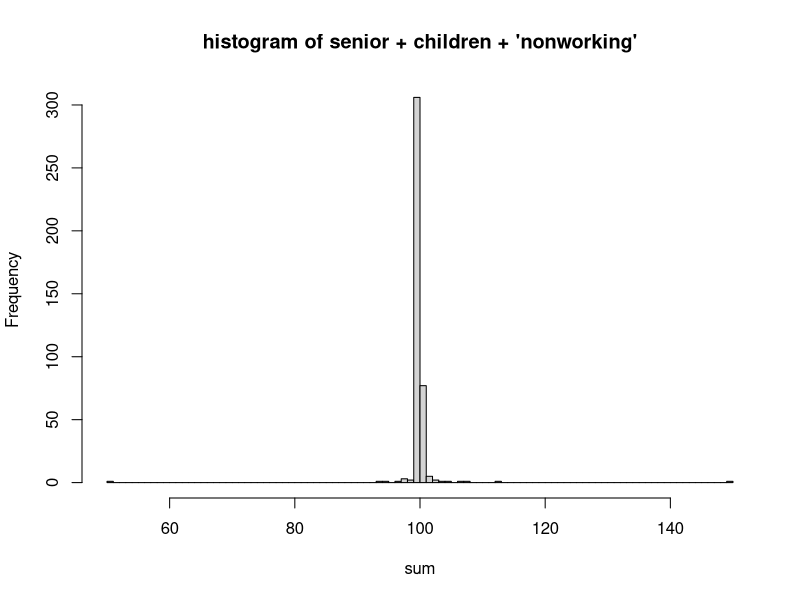
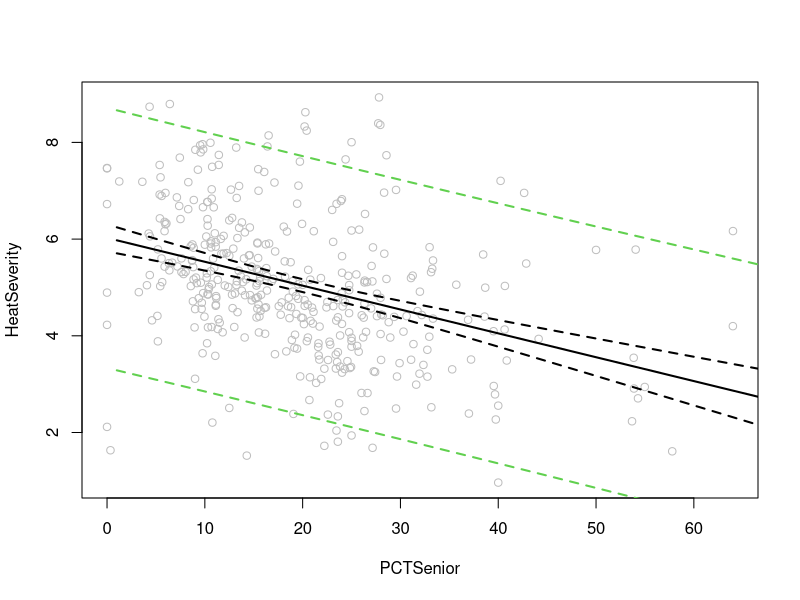
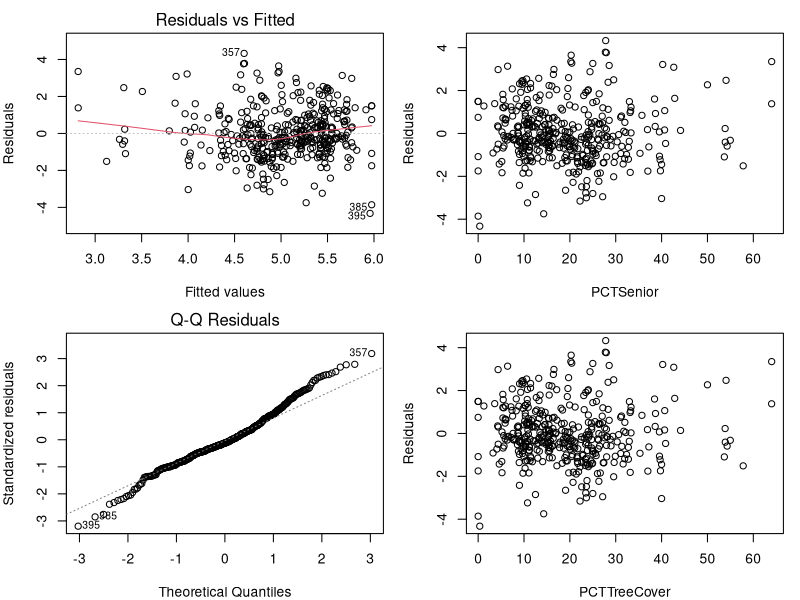
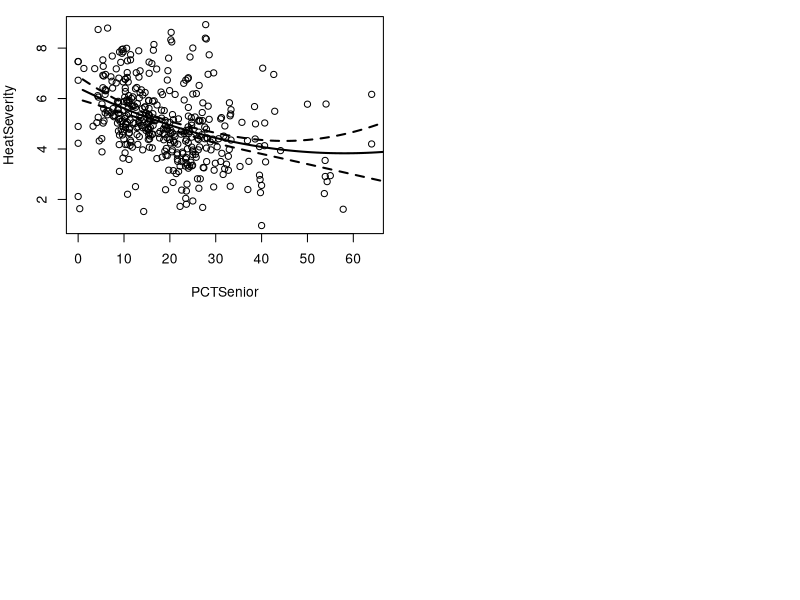
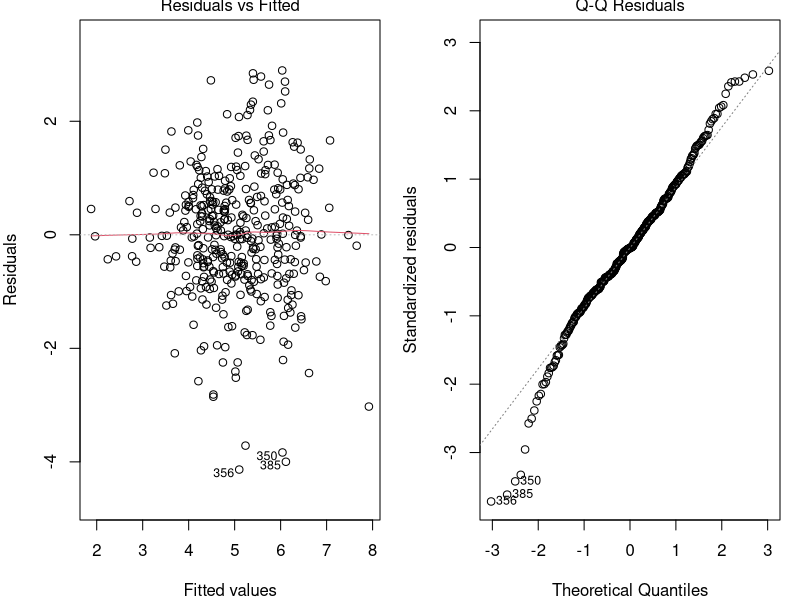
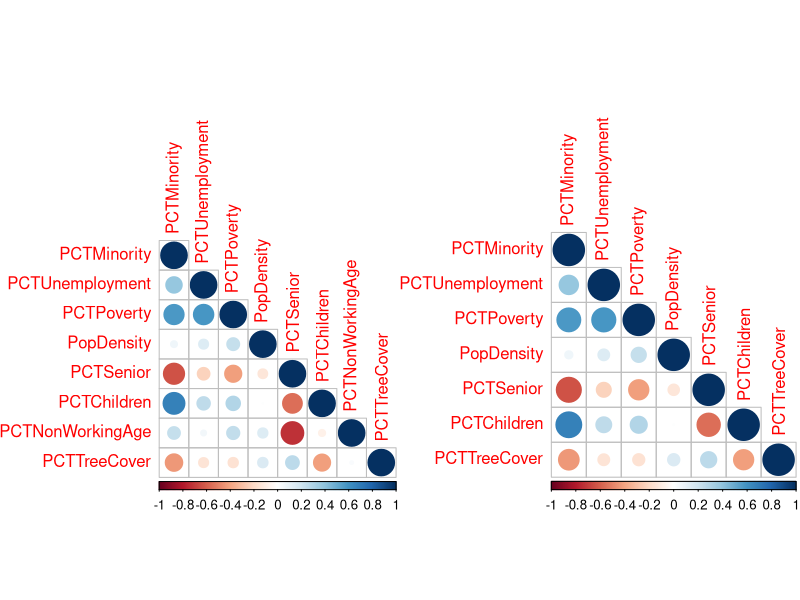
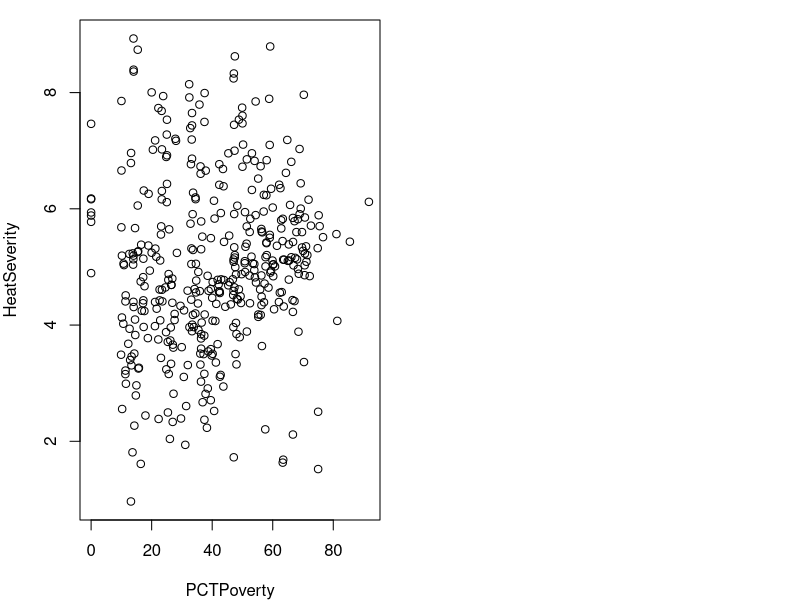

Write the R code that produced these figures, in order.
rm(list=ls())

# read file
trees_data <-read.csv("./Datasets/Tree_Equity_Scores_Tucson.csv")

# remove row indices where population is 0
zero_pop <- which(trees_data$RAWTotalPop == 0)
na_pop <- which(is.na(trees_data$RAWTotalPop))

trees_narm <- trees_data[-c(zero_pop, na_pop),]

# write it into a new file for use in future sessions
write.csv(trees_narm, file = './Datasets/Tree_Equity_Scores_Tucson_noNA.csv')

# plot percentage of people not working (senior, children, nonworking adults)
hist(rowSums(trees_narm[, c("PCTSenior", "PCTChildren", "PCTNonWorkingAge")]),
     xlab = 'sum', main = "histogram of senior + children + 'nonworking'", breaks = 100)

# see how heat severity relates to percent elderly
plot(HeatSeverity ~ PCTSenior, data = trees_narm, col = "gray")
fit_slr <- lm(HeatSeverity ~ PCTSenior, data = trees_narm)
pred_slr <- predict(fit_slr, newdata = data.frame(PCTSenior = seq(0,100,1)),
                    interval = 'confidence')
matlines(pred_slr, lty = c(1,2,2), col = 1, lwd = 2)

# using a diff trendline to measure uncertainty
# Working - Hotelling procedure: will learn later
# Measures overall trend rather than specific predictor values

# A new confidence interval for trying to predict for a new observation:
pred_new <- predict(fit_slr, newdata = data.frame(PCTSenior = seq(0,100,1)),
                    interval = 'prediction')
matlines(pred_new, lty = c(0,2,2), col = 3, lwd = 2)

# summarize fit
summary(fit_slr)

# 95% CI for regression coeffs
coef(fit_slr)
confint(fit_slr)
slope <-coef(fit_slr)[2][[1]]

10*slope

# Diagnostic plots reveal potential violation of assumptions
layout(matrix(1:4, 2, 2))
par(mar = c(4, 4, 2, 1))
# Check Linearity assumption: residuals v fitted and Normal Q-Q
?plot.lm()
plot(fit_slr, which = c(1, 2)) # we see systematic overpredicting at tails, underpredicting at center; suggests curvy shape over line
                               # we see heavy tails on QQ to suggest this is not normal
# PCTSenior 
plot(trees_narm$PCTSenior, 
     fit_slr$residuals, 
     xlab = "PCTSenior",
     ylab = "Residuals")
# PCTTreeCover underestimates as percentage increases
plot(trees_narm$PCTSenior, 
     fit_slr$residuals, 
     xlab = "PCTTreeCover",
     ylab = "Residuals")

# To address nonlinearity, let's try a more flexible relationship (2nd degree poly)
fit_slr2 <- lm(HeatSeverity ~ poly(PCTSenior, 2), data = trees_narm)
par(mar = c(4,4,1,1))
plot(HeatSeverity ~ PCTSenior, data = trees_narm)
pred_slr2 <- predict(fit_slr2, newdata = data.frame(PCTSenior = seq(0, 100, 1)),
                     interval = "confidence")
matlines(pred_slr2, lty = c(1, 2, 2), col = "black", lwd = 2)

#########################################################
# What about all those other variables?
sub_vars <- c("PCTMinority", "PCTUnemployment", "PCTPoverty", "PopDensity",
              "PCTSenior", "PCTChildren", "PCTNonWorkingAge",
              "HeatSeverity", "PCTTreeCover")
# create df with multiple vars and do mlr fit
trees_MVR <- trees_narm[, sub_vars]
head(trees_MVR)
fit_full <- lm(HeatSeverity ~ ., data = trees_MVR)
summary(fit_full)
# consult diagnostics for linearity assumption
layout(matrix(1:2, 1, 2))
plot(fit_full, which = 1:2) # linear residuals
                            # QQ a little sus, but usually this is ok if residuals are fine.

# Multicollinearity
X_full <- model.matrix(fit_full)
corrplot :: corrplot(cor(X_full[,-1]),
                     type = 'lower')
car::vif(fit_full)
# removing these unnecessary predictors
fit_noWA <- lm(HeatSeverity ~ . - PCTNonWorkingAge,
              data = trees_MVR)
X_noWA <- model.matrix(fit_noWA)
corrplot::corrplot(cor(X_noWA[, -1]),
                   type = "lower")
car::vif(fit_noWA)

# Now compare the change in regression coefficient for PCTSenior
coef(fit_full)
coef(fit_noWA) # much stronger relationship between PCTSenior and HeatSeverity

# Interactions: will go over in last section of course
# we notice that PCTPoverty has a neg coeff, but appears to have pos relationship when plotted
plot(HeatSeverity ~ PCTPoverty, data = trees_MVR)
# what if PCTMinority depends on PCTPoverty?
fit_inter <- lm(HeatSeverity ~ PCTSenior + PCTChildren + PCTUnemployment + PopDensity +
                  PCTTreeCover + PCTMinority * PCTPoverty,
                data = trees_MVR)
summary(fit_inter) #Now PCTPoverty has a + correlation to HeatSeverity
 
